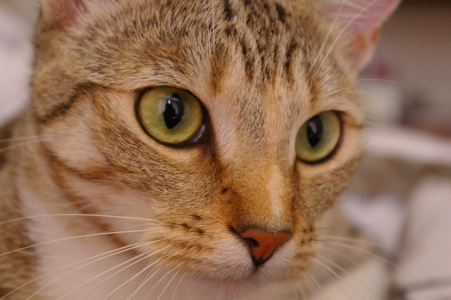
#> input picture skimage.data.chelsea(), 451 x 300 px; its folder holds only this picture in this run
$ jupyter execute --allow-errors '1.07 Working with images.ipynb'   (shell and % lines are left out)   (older library calls are emulated)
#> lines starting #> are read from the running program, lines starting #| are printed output that depends on the picture; after the words box and inside, x2 and y2 are one past the last pixel; in counts of white or black regions, pixels touching at a corner belong together
# Working with images

Learn to work with images in Python.

## Contents
0. Install modules: pillow, prettytable, Counter, PIL
1. PIL = Python Image Library
2. Webcolors
3. SkImage
3. SciPy : Importing some pictures

## 0. Install packages

## 1. PIL =  Python Image Library

The PIL / pillow library provides following methods:
 - Image.open => open an image
 - .load => load the data of the image
 - .size => returns the dimensions of the image (width*height)
 - .getdata => returns the data of the pixels

 !!! images are often too large for Jupyter to handle. Make sure your image is small enough.

[cell 1]
import PIL
print(dir(PIL))

[cell 2]
from glob import glob
my_jpgs = glob('*.jpg')
print(my_jpgs)

[cell 3]
# Basic script: open and load an image with pillow and return
from PIL import Image #import PIL.Image
#im = Image.open('OpenCV.png') #open your image
#> (the rest of this cell did not finish here and is left out)

#> (a cell that did not finish here is left out)

#> (a cell that did not finish here is left out)

#> (a cell that did not finish here is left out)

[cell 7]
# split an image in to r,g,b, channels
from PIL import Image

#inimg=Image.open("OpenCV.png").convert("RGB")
#> (the rest of this cell did not finish here and is left out)

[cell 8]
# convert image from jpg to png
from PIL import Image
#> (the rest of this cell did not finish here and is left out)

## 2. Webcolors

Webcolors is a python module to provide utility functions for working with standard color names as defined by HTML and CSS specs.

See: https://webcolors.readthedocs.io/en/1.10/

[cell 9]
#basic script
import webcolors
webcolors.hex_to_name('#daa520')
webcolors.name_to_rgb('lime')
webcolors.rgb_to_name((0,255,0))

[cell 10]
# script to find the closest webcolor available
# https://stackoverflow.com/questions/9694165/convert-rgb-color-to-english-color-name-like-green-with-python
import webcolors

def closest_colour(requested_colour):
#> called with requested_colour = (0, 250, 0)
    min_colours = {}
    for key, name in webcolors.css3_hex_to_names.items():
        r_c, g_c, b_c = webcolors.hex_to_rgb(key)
        rd = (r_c - requested_colour[0]) ** 2
        gd = (g_c - requested_colour[1]) ** 2
        bd = (b_c - requested_colour[2]) ** 2
        min_colours[(rd + gd + bd)] = name
    return min_colours[min(min_colours.keys())]

def get_colour_name(requested_colour):
    try:
        closest_name = actual_name = webcolors.rgb_to_name(requested_colour)
    except ValueError:
        closest_name = closest_colour(requested_colour)
        actual_name = None
    return actual_name, closest_name

requested_colour = (0,250,0)
#> (the rest of this cell did not finish here and is left out)

[cell 11]
# This is a working script that counts colours in RGB. Source: https://www.youtube.com/watch?v=CSU0Ar-koR4 + added functionality
from PIL import Image
from collections import Counter
import prettytable

#> (the rest of this cell did not finish here and is left out)

[cell 12]
### This is the script I send to Sensemakers
from PIL import Image
#im = Image.open('OpenCV.png').convert('RGB')
#> (the rest of this cell did not finish here and is left out)

## 3. Skimage: make a histogram

[cell 13]
#Histogram Jupyter Notebook
import matplotlib
import matplotlib.pyplot as plt
import numpy as np
import skimage
from skimage import data
cat = data.chelsea()
#> cat is the input picture: shape (300, 451, 3); mean R, G, B 147.7, 111.4, 86.8
plt.hist(cat.ravel(), bins=256, histtype='step', color='black');
print(skimage.data.camera)
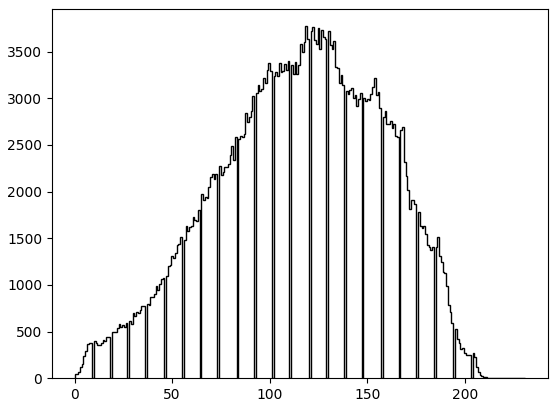
#> figure drawn by matplotlib, 1 panel

[cell 14]
# skimage.transform.resize : https://scikit-image.org/docs/dev/api/skimage.transform.html#skimage.transform.resize
# skimage.transform.resize(image, output_shape, order=None, mode='reflect', cval=0, clip=True,
#preserve_range=False, anti_aliasing=None, anti_aliasing_sigma=None)

from skimage import data
from skimage.transform import resize
image = data.camera()
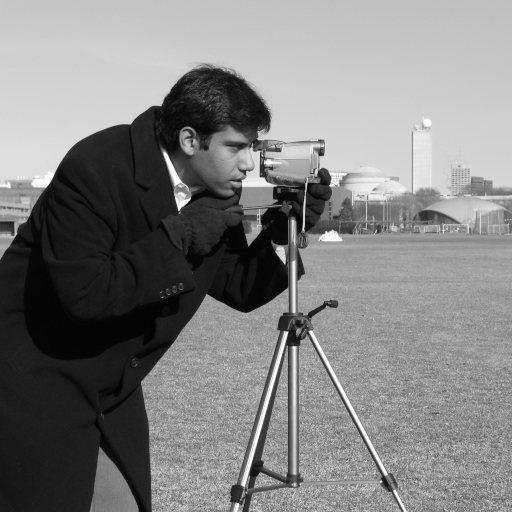
#> input picture skimage.data.camera(), 512 x 512 px
#> image is the input picture: shape (512, 512); min 0, max 255, mean 129.1
resize(image, (100, 100)).shape
#> Out = (100, 100)

## 4. SciPy : Importeren van foto's

Source: https://www.python-course.eu/python_image_processing.php

[cell 15]

from scipy import misc
import matplotlib.pyplot as plt

#get the image 'ascent'
#> (the rest of this cell did not finish here and is left out)

### Importing the racoon

[cell 16]
# From same dataset import the racoon
import scipy.misc
import matplotlib.pyplot as plt
#> (the rest of this cell did not finish here and is left out)

### Otsu filter to select the foreground

[cell 17]
# first import an image and show it
import matplotlib.pyplot as plt
from skimage import data
from skimage import filters
camera = data.camera()
plt.imshow(camera)

[cell 18]
val = filters.threshold_otsu(camera)
#> val = 102
mask = camera < val
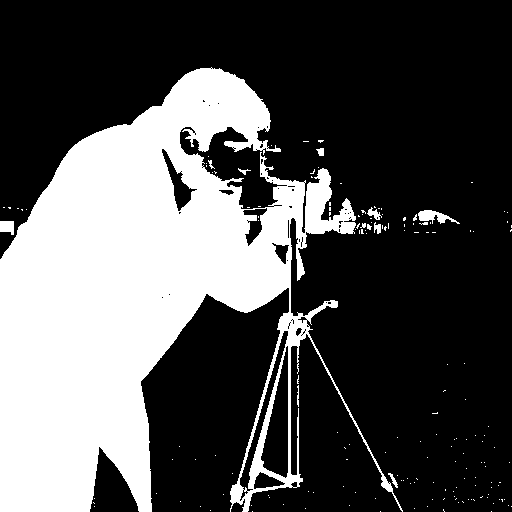
#> mask: shape (512, 512) bool; 32% white; 169 white regions (158 under 20 px), largest, box (x1, y1, x2, y2) and area: (0, 67, 403, 512) 82763, (418, 210, 460, 224) 286, (0, 221, 14, 235) 163
plt.imshow(mask)
